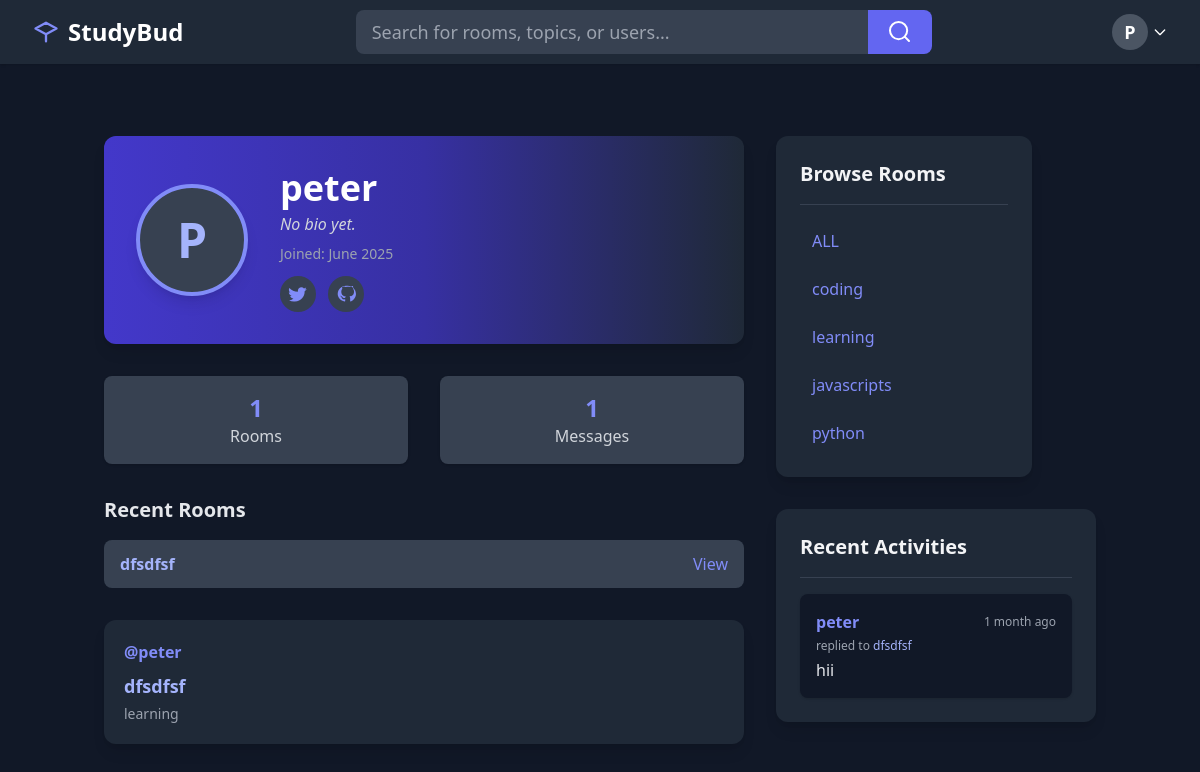
Screenshot of /profile/3/ with the database file from the repository.
### base/models.py (models this page shows)
class Room(models.Model):
    host = models.ForeignKey(User, on_delete=models.SET_NULL, null=True)
    topic = models.ForeignKey(Topic, on_delete=models.SET_NULL, null=True)
    name = models.CharField(max_length=200)
    description = models.TextField(null=True, blank=True)
    participants = models.ManyToManyField(User, related_name='participants', blank=True)
    updated = models.DateTimeField(auto_now=True)
    created = models.DateTimeField(auto_now_add=True)
    class Meta():
        ordering = ['-updated', '-created']
    def __str__(self):
        return self.name

class Topic(models.Model):
    name = models.CharField(max_length=200)
    def __str__(self):
        return self.name

class Message(models.Model):
    user = models.ForeignKey(User, on_delete=models.CASCADE)
    room = models.ForeignKey(Room, on_delete=models.CASCADE)
    body = models.TextField()
    updated = models.DateTimeField(auto_now=True)
    created = models.DateTimeField(auto_now_add=True)
    def __str__(self):
        return self.body[0:50]

### base/views.py (the view)
# urls.py: path('profile/<str:pk>/', views.userProfile, name='profile'),
def userProfile(request,pk):
    user = User.objects.get(id=pk)
    rooms = user.room_set.all()
    room_msgs = user.message_set.all()
    topics = Topic.objects.all()
    context = {"user": user, "rooms":rooms, "room_msgs": room_msgs, "topics": topics, "msgs":room_msgs }
    return render(request, 'base/profile.html', context)

### base/templates/base/profile.html (shortened to what this page needs)
{% extends 'main.html' %} {% block content %}
<div class="flex justify-center items-start min-h-screen bg-gray-900 py-10">
  <div class="w-full max-w-3xl">
    <div class="relative bg-gradient-to-r from-indigo-700 via-indigo-800 to-gray-800 rounded-xl shadow-lg p-8 mb-8 flex items-center gap-8">
      {% if user.profile.avatar %}
        <img src="{{user.profile.avatar.url}}" alt="profile image" class="rounded-full w-28 h-28 border-4 border-indigo-400 bg-gray-700 object-cover shadow-lg">
      {% else %}
        <span class="inline-flex items-center justify-center w-28 h-28 rounded-full bg-gray-700 text-indigo-300 text-5xl font-bold border-4 border-indigo-400 shadow-lg">
          {{ user.username|slice:':1'|upper }}
        </span>
      {% endif %}
      <div>
        <h2 class="text-4xl font-extrabold text-white mb-1 flex items-center gap-2">
          {{user.username}}
        </h2>
        <p class="text-gray-300 mb-2 italic">{{user.profile.bio|default:'No bio yet.'}}</p>
        <div class="flex items-center gap-4 text-gray-400 text-sm mb-2">
          <span>Joined: {{ user.date_joined|date:"F Y" }}</span>
        </div>
        <div class="flex gap-3 mt-3">
          <span class="bg-gray-700 p-2 rounded-full text-indigo-400 hover:bg-indigo-600 transition cursor-pointer">
          </span>
          <span class="bg-gray-700 p-2 rounded-full text-indigo-400 hover:bg-indigo-600 transition cursor-pointer">
          </span>
        </div>
      </div>
    </div>
    <div class="flex gap-8 mb-8">
      <div class="bg-gray-700 rounded-lg px-6 py-4 text-center flex-1 shadow">
        <div class="text-2xl font-bold text-indigo-400">{{user.room_set.all.count}}</div>
        <div class="text-gray-300">Rooms</div>
      </div>
      <div class="bg-gray-700 rounded-lg px-6 py-4 text-center flex-1 shadow">
        <div class="text-2xl font-bold text-indigo-400">{{user.message_set.all.count}}</div>
        <div class="text-gray-300">Messages</div>
      </div>
    </div>
    <div class="mb-8">
      <h3 class="text-xl font-semibold text-gray-200 mb-4">Recent Rooms</h3>
      <div class="space-y-3">
        {% for room in user.room_set.all|slice:':3' %}
          <div class="bg-gray-700 rounded-lg px-4 py-3 flex justify-between items-center hover:bg-gray-600 transition">
            <span class="text-indigo-300 font-semibold">{{ room.name }}</span>
            <a href="{% url 'room' room.id %}" class="text-indigo-400 hover:underline">View</a>
          </div>
        {% empty %}
          <div class="text-gray-400">No rooms created yet.</div>
        {% endfor %}
      </div>
    </div>
    <div>
      {% include 'base/feed_component.html' %}
    </div>
  </div>
  <div class="ml-8 flex flex-col gap-8">
    {% include 'base/topics_components.html' %}
    {% include 'base/activity_components.html' %}
  </div>
</div>
{% endblock %}

### templates/Navbar.html (shortened to what this page needs)
<nav class="bg-gray-800 shadow">
  <div class="max-w-7xl mx-auto px-4 sm:px-6 lg:px-8">
    <div class="flex justify-between h-16 items-center">
      <div class="flex items-center gap-2">
        <svg xmlns="http://www.w3.org/2000/svg" class="h-7 w-7 text-indigo-400" fill="none" viewBox="0 0 24 24" stroke="currentColor"><path stroke-linecap="round" stroke-linejoin="round" stroke-width="2" d="M12 14l9-5-9-5-9 5 9 5zm0 0v6m0-6l-9-5m9 5l9-5" /></svg>
        <a class="text-2xl font-bold text-white" href="{% url 'home' %}">StudyBud</a>
      </div>
      <div class="flex-1 flex items-center justify-center">
        <form method="GET" action="{% url 'home' %}" class="w-full max-w-xl flex">
          <input
            class="flex-1 rounded-l-lg bg-gray-700 text-gray-100 px-4 py-2 focus:outline-none focus:ring-2 focus:ring-indigo-400 text-lg"
            type="text"
            placeholder="Search for rooms, topics, or users..."
            aria-label="Search"
            name="q"
          />
          <button
            class="rounded-r-lg bg-indigo-500 hover:bg-indigo-600 px-5 py-2 text-white text-lg"
            type="submit"
          >
            <svg xmlns="http://www.w3.org/2000/svg" class="h-6 w-6" fill="none" viewBox="0 0 24 24" stroke="currentColor">
              <path stroke-linecap="round" stroke-linejoin="round" stroke-width="2" d="M21 21l-4.35-4.35m0 0A7.5 7.5 0 104.5 4.5a7.5 7.5 0 0012.15 12.15z" />
            </svg>
          </button>
        </form>
      </div>
      <div class="flex items-center gap-2">
        {% if user.is_authenticated %}
        <div class="relative ml-2" id="profileDropdownContainer">
          <button id="profileDropdownBtn" type="button" class="flex items-center focus:outline-none">
            <span class="inline-block h-9 w-9 rounded-full bg-gray-600 flex items-center justify-center text-white text-lg font-bold">
              {{ user.username|slice:":1"|upper }}
            </span>
            <svg class="ml-1 w-4 h-4 text-white" fill="none" stroke="currentColor" viewBox="0 0 24 24"><path stroke-linecap="round" stroke-linejoin="round" stroke-width="2" d="M19 9l-7 7-7-7"/></svg>
          </button>
        </div>
        {% else %}
        <a href="{% url 'login' %}" class="text-white bg-indigo-500 hover:bg-indigo-600 px-4 py-2 rounded transition font-semibold">Login</a>
        <a href="{% url 'register' %}" class="text-white bg-gray-700 hover:bg-indigo-400 px-4 py-2 rounded transition font-semibold">Register</a>
        {% endif %}
      </div>
    </div>
  </div>
</nav>

### base/templates/base/feed_component.html (shortened to what this page needs)
<div class="space-y-4">
  {% if rooms %} {% for room in rooms %}
  <div
    class="bg-gray-800 rounded-xl shadow-lg p-5 flex flex-col md:flex-row md:items-center md:justify-between"
  >
    <div>
      <div class="flex items-center gap-2 mb-2">
        <a href="{% url 'profile' room.host.id %}" class="text-indigo-400 font-semibold"
          >@{{room.host.username}}</a
        >
      </div>
      <a
        href="{% url 'room' room.id %}"
        class="text-lg font-bold text-indigo-300 hover:underline"
        >{{room.name}}</a
      >
      <div class="text-gray-400 text-sm mt-1">{{room.topic}}</div>
    </div>
  </div>
  {% endfor %} {% else %}
  <div class="bg-gray-700 text-gray-300 rounded p-4">
    No rooms available at the moment.
  </div>
  {% endif %}
</div>

### base/templates/base/topics_components.html
<aside
  class="w-full md:w-64 bg-gray-800 rounded-xl p-6 shadow-lg flex-shrink-0 mb-6 md:mb-0"
>
  <h3 class="text-xl font-bold text-gray-100 mb-4">Browse Rooms</h3>
  <div class="border-b border-gray-700 mb-4"></div>
  {% if topics %}
  <ul class="space-y-2">
    <li>
      <a
        href="{% url 'home' %}"
        class="block px-3 py-2 rounded-lg text-indigo-400 hover:bg-gray-700 transition"
        >ALL</a
      >
    </li>
    {% for topic in topics %}
    <li>
      <a
        href="{% url 'home' %}?q={{ topic.name }}"
        class="block px-3 py-2 rounded-lg text-indigo-400 hover:bg-gray-700 transition"
        >{{ topic.name }}</a
      >
    </li>
    {% endfor %}
  </ul>
  {% else %}
  <div class="bg-gray-700 text-gray-300 rounded p-3 mt-4">
    No topics available at the moment.
  </div>
  {% endif %}
</aside>

### base/templates/base/activity_components.html
<aside
  class="w-full md:w-80 bg-gray-800 rounded-xl p-6 shadow-lg flex-shrink-0"
>
  <h3 class="text-xl font-bold text-gray-100 mb-4">Recent Activities</h3>
  <div class="border-b border-gray-700 mb-4"></div>
  <div class="space-y-4">
    {% for msg in msgs %}
    <div class="bg-gray-900 rounded-lg p-4 shadow flex flex-col">
      <div class="flex items-center justify-between mb-1">
        <span class="text-indigo-400 font-semibold">
          <a href="{% url 'profile' msg.user.id %}"> {{ msg.user }} </a>
        </span>
        <span class="text-xs text-gray-400">{{msg.created|timesince}} ago</span>
      </div>
      <span class="text-gray-400 text-xs mb-1"
        >replied to <span class="text-indigo-300">{{msg.room}}</span></span
      >
      <p class="text-gray-200">{{ msg }}</p>
    </div>
    {% empty %}
    <div class="bg-gray-700 text-gray-300 rounded p-4">
      No recent activities.
    </div>
    {% endfor %}
  </div>
</aside>

### rows the page displays
Room: name "dfsdfsf", host.username "peter", topic "learning"
Topic: name "coding"
Topic: name "learning"
Topic: name "javascripts"
Topic: name "python"
Message: user "peter", created "1 month", room "dfsdfsf", body "hii"

### other values shown
{{ user.username|slice:":1"|upper }} "P"
{{ user.username|slice:':1'|upper }} "P"
{{ user.username }} "peter"
{{ user.profile.bio|default:'No bio yet.' }} "No bio yet."
{{ user.date_joined|date:"F Y" }} "June 2025"
{{ user.room_set.all.count }} "1"
{{ user.message_set.all.count }} "1"
